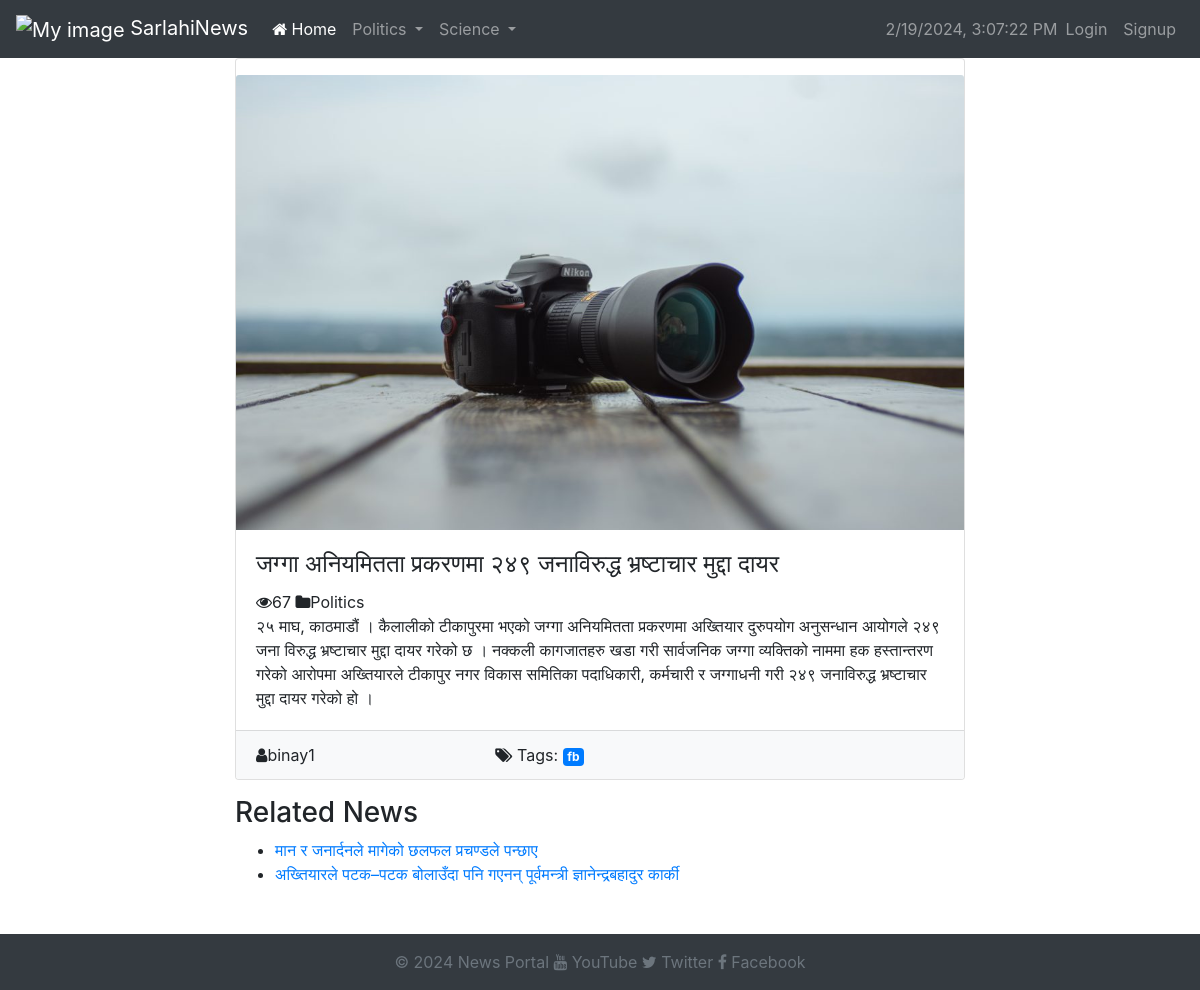
The page /articles/5/ on the database its author committed.
### articles/models.py (models this page shows, shortened)
class Category(models.Model):
    id = models.AutoField(primary_key=True)
    name = models.CharField(max_length=100)
    parent = models.ForeignKey('self', on_delete=models.CASCADE, null=True, blank=True)
    def __str__(self):
        return self.name
    class Meta:
        constraints = [
            UniqueConstraint(fields=['name', 'parent'], name='unique_name_within_parent')
        ]

class Article(models.Model):
    id = models.AutoField(primary_key=True)
    title = models.CharField(max_length=200)
    content = models.TextField()
    author = models.ForeignKey(User, on_delete=models.CASCADE, related_name='authored_articles')
    category = models.ForeignKey(Category, on_delete=models.CASCADE)
    tags = models.ManyToManyField(Tag)
    created_at = models.DateTimeField(auto_now_add=True)
    updated_at = models.DateTimeField(auto_now=True)
    views = models.IntegerField(default=0)
    likes = models.ManyToManyField(User, related_name='%(app_label)s_%(class)s_likes', blank=True)
    image = models.ImageField(upload_to='article_images/', blank=True)

class Tag(models.Model):
    id = models.AutoField(primary_key=True)
    name = models.CharField(max_length=100)

### articles/views.py (the view)
# urls.py: path('<int:id>/',article_detail, name='article_detail'),
def article_detail(request, id):
    article = get_object_or_404(Article, pk=id)
    view, created = View.objects.get_or_create(article=article)
    view.count += 1
    view.save()
    articles = Article.objects.all()
    categories = Category.objects.all()
    related_news = Article.objects.filter(category=article.category).exclude(id=article.id)[:3]
    return render(request, "articles/article_detail.html", {
        'article': article,
        'view_count': view.count,
        'categories': categories,
        'articles': articles,
        'related_news': related_news  # Pass related news to the template
    })

### articles/templates/articles/article_detail.html (shortened to what this page needs)
{% extends "website/base.html" %}
{% block content %}
<div class="row">
    <div class="col-md-8 offset-md-2">
        <div class="card">
            {% if article.image %}
            <img src="{{ article.image.url }}" class="card-img-top mt-3" alt="Article Image">
            {% endif %}
            <div class="card-body">
                <h4 class="card-title"> {{ article.title }}</h4>
                <i class="fa fa-eye"></i>{{ view_count }}
                    <i class="fa fa-folder"></i>{{ article.category }}
                <p class="card-text">{{ article.content }}</p>
            </div>
            <div class="card-footer bg-light">
                <div class="row">
                    <div class="col-md-4">
                        <i class="fa fa-user"></i>{{ article.author }}
                    </div>
                    <div class="col-md-4">
                        <i class="fa fa-tags"></i> Tags:
                        {% for tag in article.tags.all %}
                            <span class="badge badge-primary">{{ tag.name }}</span>
                        {% endfor %}
                    </div>
                </div>
            </div>
        </div>
    </div>
</div>
<div class="row mt-3">
    <div class="col-md-8 offset-md-2">
        <div class="related-news">
            <h3>Related News</h3>
            <ul>
                {% for related_article in related_news %}
                    <li><a href="{{ related_article.get_absolute_url }}">{{ related_article.title }}</a></li>
                {% endfor %}
            </ul>
        </div>
    </div>
</div>
{% endblock %}

### website/templates/website/header.html (shortened to what this page needs)
{% load static %}
<nav class="navbar navbar-expand-lg navbar-dark bg-dark">
    <a class="navbar-brand" href="#">
        <img src="{% static 'website/logo.png' %}" alt="My image" width="75">
        SarlahiNews
    </a>
    <div class="collapse navbar-collapse" id="navbarNavDropdown">
        <ul class="navbar-nav mr-auto">
            <li class="nav-item">
                <a class="nav-link active" href="{% url 'home' %}"><i class="fa fa-home"></i> Home <span class="sr-only">(current)</span></a>
            </li>
            {% for category in categories %}
                {% if not category.parent %}
                    <li class="nav-item dropdown">
                        <a class="nav-link dropdown-toggle" href="#" id="navbarDropdown{{ category.id }}" role="button" data-toggle="dropdown" aria-haspopup="true" aria-expanded="false">
                            {{ category.name }}
                        </a>
                    </li>
                {% endif %}
            {% endfor %}
        </ul>
    <div class="collapse navbar-collapse" id="navbarNavDropdown">
        <ul class="navbar-nav ml-auto">
    <span id="datetime" class="navbar-text ml-auto"></span>
            {% if user.is_authenticated %}
                <li class="nav-item">
                    <span class="nav-link">Welcome, {{ user.username }}</span>
                </li>
                <li class="nav-item">
                    <a class="nav-link" href="{% url 'logout' %}">Logout</a>
                </li>
            {% else %}
                <li class="nav-item">
                    <a class="nav-link" href="{% url 'login' %}">Login</a>
                </li>
                <li class="nav-item">
                    <a class="nav-link" href="{% url 'signup' %}">Signup</a>
                </li>
            {% endif %}
        </ul>
    </div>
    </div>
</nav>

### rows shown on the page
Category: name "Politics"
Category: name "Science"
Article: image (picture), title "जग्गा अनियमितता प्रकरणमा २४९ जनाविरुद्ध भ्रष्टाचार मुद्दा दायर", category "Politics", content "२५ माघ, काठमाडौं । कैलालीको टीकापुरमा भएको जग्गा अनियमितता प्रकरणमा अख्तियार दुरुपयोग अनुसन्धान आयोगले २४९ जना विरुद्ध भ्रष्टाचार मुद्दा दायर गरेको छ । नक्कली कागजातहरु खडा गरी सार्वजनिक जग्गा व्यक्तिको नाममा हक हस्तान्तरण गरेको आरोपमा अख्तियारले टीकापुर नगर विकास समितिका पदाधिकारी, कर्मचारी र जग्गाधनी गरी २४९ जनाविरुद्ध भ्रष्टाचार मुद्दा दायर गरेको हो ।", author "binay1"
Tag: name "fb"
Article: title "मान र जनार्दनले मागेको छलफल प्रचण्डले पन्छाए"
Article: title "अख्तियारले पटक–पटक बोलाउँदा पनि गएनन् पूर्वमन्त्री ज्ञानेन्द्रबहादुर कार्की"

### other values the page prints
{{ view_count }} "67"
